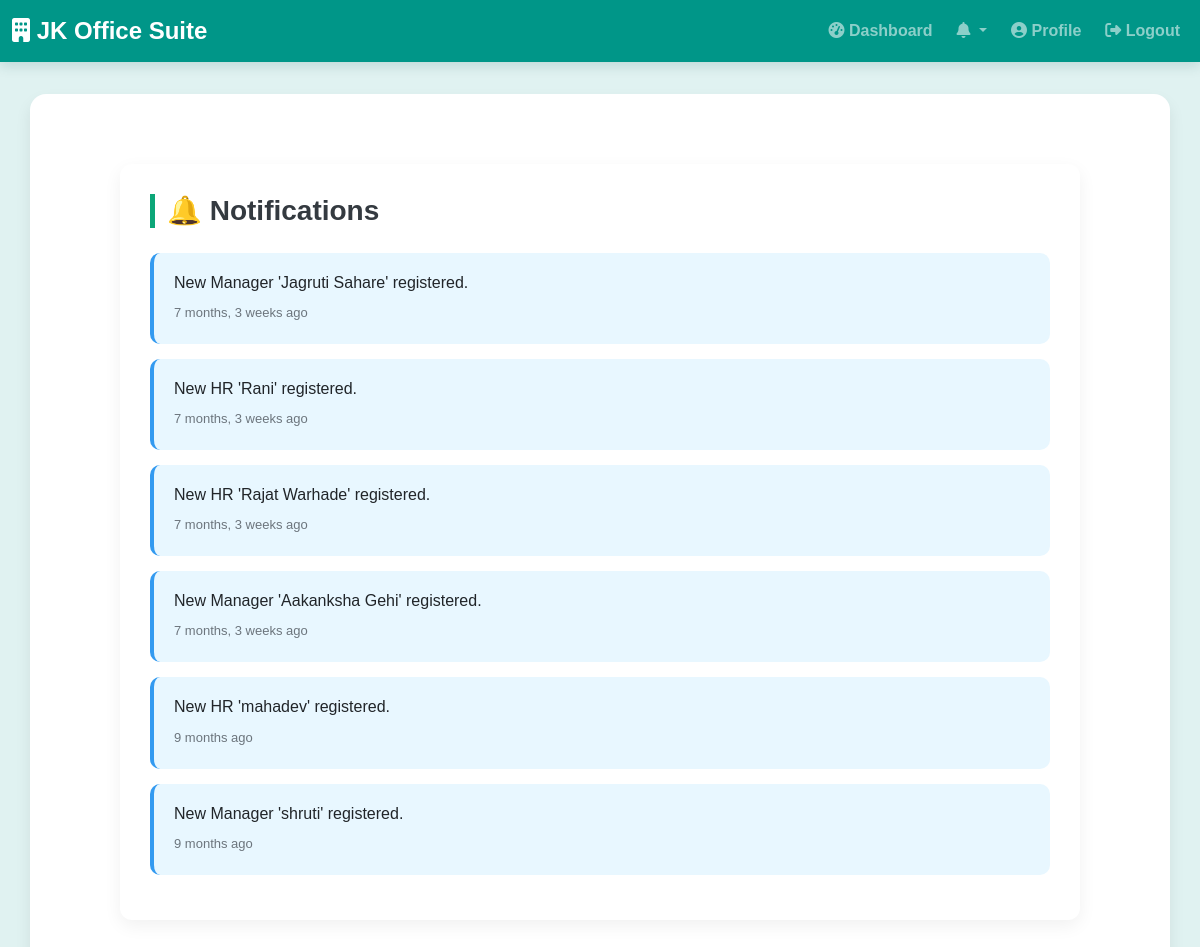
The page /Director/notifications/ (signed in) on the database its author committed.
### Director/models.py (models this page shows, shortened)
class Notification(models.Model):
    user = models.ForeignKey(User, on_delete=models.CASCADE)
    message = models.TextField()
    created_at = models.DateTimeField(auto_now_add=True)
    is_read = models.BooleanField(default=False)

### Director/views.py (the view)
# urls.py: path('notifications/', views.notifications, name='notifications'),
@login_required
def notifications(request):
    notifications = Notification.objects.filter(user=request.user).order_by('-created_at')
    return render(request, 'director/notifications.html', {'notifications': notifications})

### Director/templates/director/notifications.html (shortened to what this page needs)
{% extends 'director/base.html' %}
{% block content %}
<div class="notifications-wrapper">
    <h2>🔔 Notifications</h2>
    {% if notifications %}
        {% for notification in notifications %}
            <div class="notification-card {% if not notification.is_read %}unread{% endif %}">
                <h5>{{ notification.message|truncatechars:100 }}</h5>
                <small>{{ notification.created_at|timesince }} ago</small>
            </div>
        {% endfor %}
    {% else %}
        <div class="no-notification">
            <i class="fas fa-info-circle"></i> No notifications available.
        </div>
    {% endif %}
</div>
{% endblock %}

### Director/templates/director/base.html (style rules this page uses)
:root { --primary-color: #009688; --secondary-color: #00796b; --accent-color: #ff9800; --nav-hover: #026464; --bg-light: #e0f2f1; --text-dark: #004d4d; --white: #ffffff; }
body { padding-top: 70px; background-color: var(--bg-light); color: var(--text-dark); font-family: 'Segoe UI', Tahoma, Geneva, Verdana, sans-serif; }

### Director/templates/director/notifications.html (style rules this page uses)
body { font-family: 'Poppins', sans-serif; }
.notifications-wrapper { max-width: 960px; margin: 40px auto; padding: 30px; background: #ffffff; border-radius: 12px; box-shadow: 0 6px 18px rgba(0, 0, 0, 0.06); }
.notifications-wrapper h2 { font-size: 28px; font-weight: 600; color: #343a40; margin-bottom: 25px; border-left: 5px solid #0ca678; padding-left: 12px; }
.notification-card { background: #f8f9fa; border-left: 4px solid #adb5bd; padding: 20px; margin-bottom: 15px; border-radius: 10px; transition: all 0.3s ease-in-out; }
.notification-card.unread { background: #e8f7ff; border-left-color: #339af0; }
.notification-card h5 { margin: 0 0 8px 0; font-size: 16px; font-weight: 500; color: #212529; }
.notification-card small { color: #6c757d; font-size: 13px; }

### rows shown on the page
Notification: message "New Manager 'Jagruti Sahare' registered.", created_at "7 months, 3 weeks"
Notification: message "New HR 'Rani' registered.", created_at "7 months, 3 weeks"
Notification: message "New HR 'Rajat Warhade' registered.", created_at "7 months, 3 weeks"
Notification: message "New Manager 'Aakanksha Gehi' registered.", created_at "7 months, 3 weeks"
Notification: message "New HR 'mahadev' registered.", created_at "9 months"
Notification: message "New Manager 'shruti' registered.", created_at "9 months"
